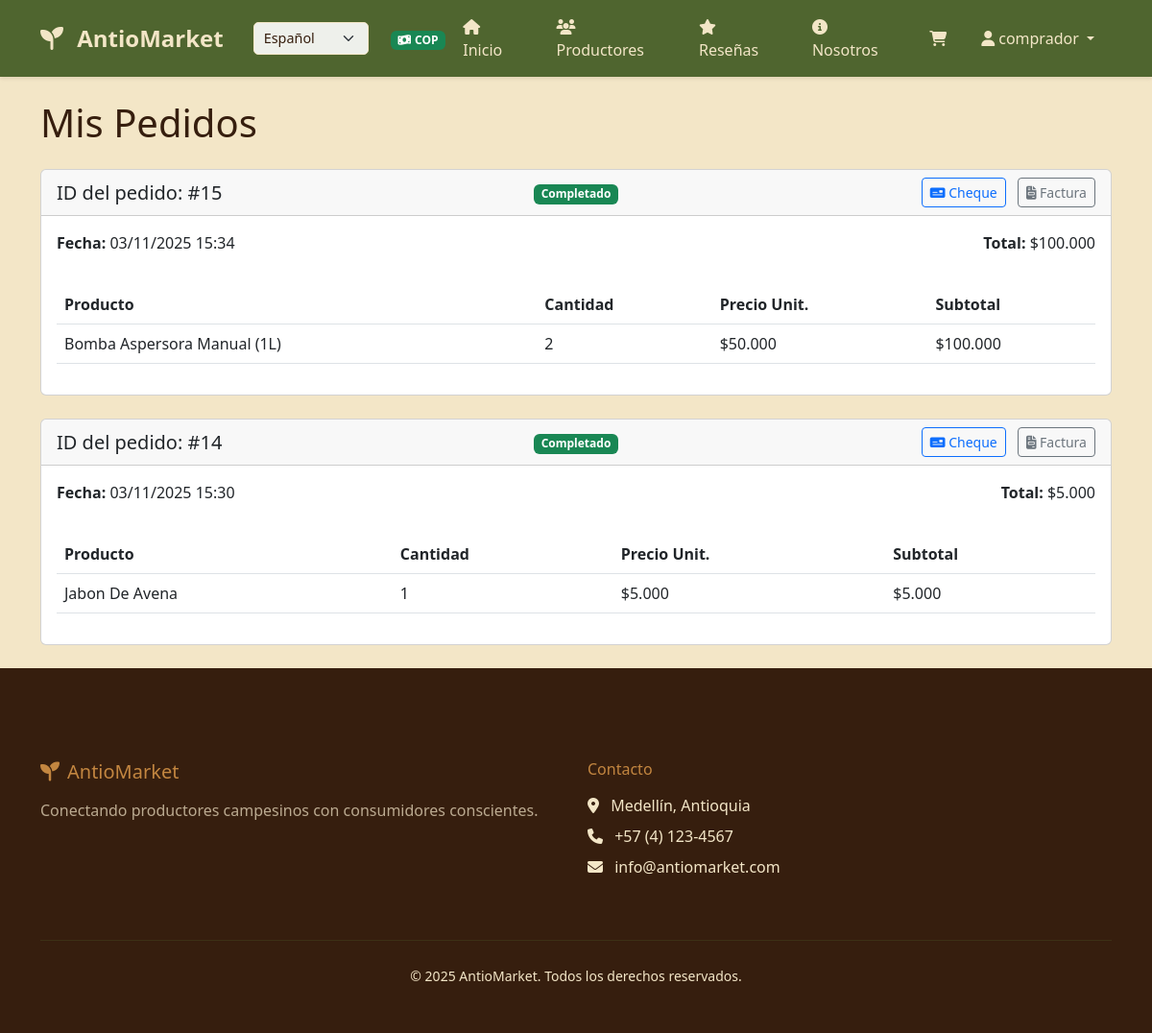
The app's page /es/pedidos/mis-pedidos/ (signed in), older data.
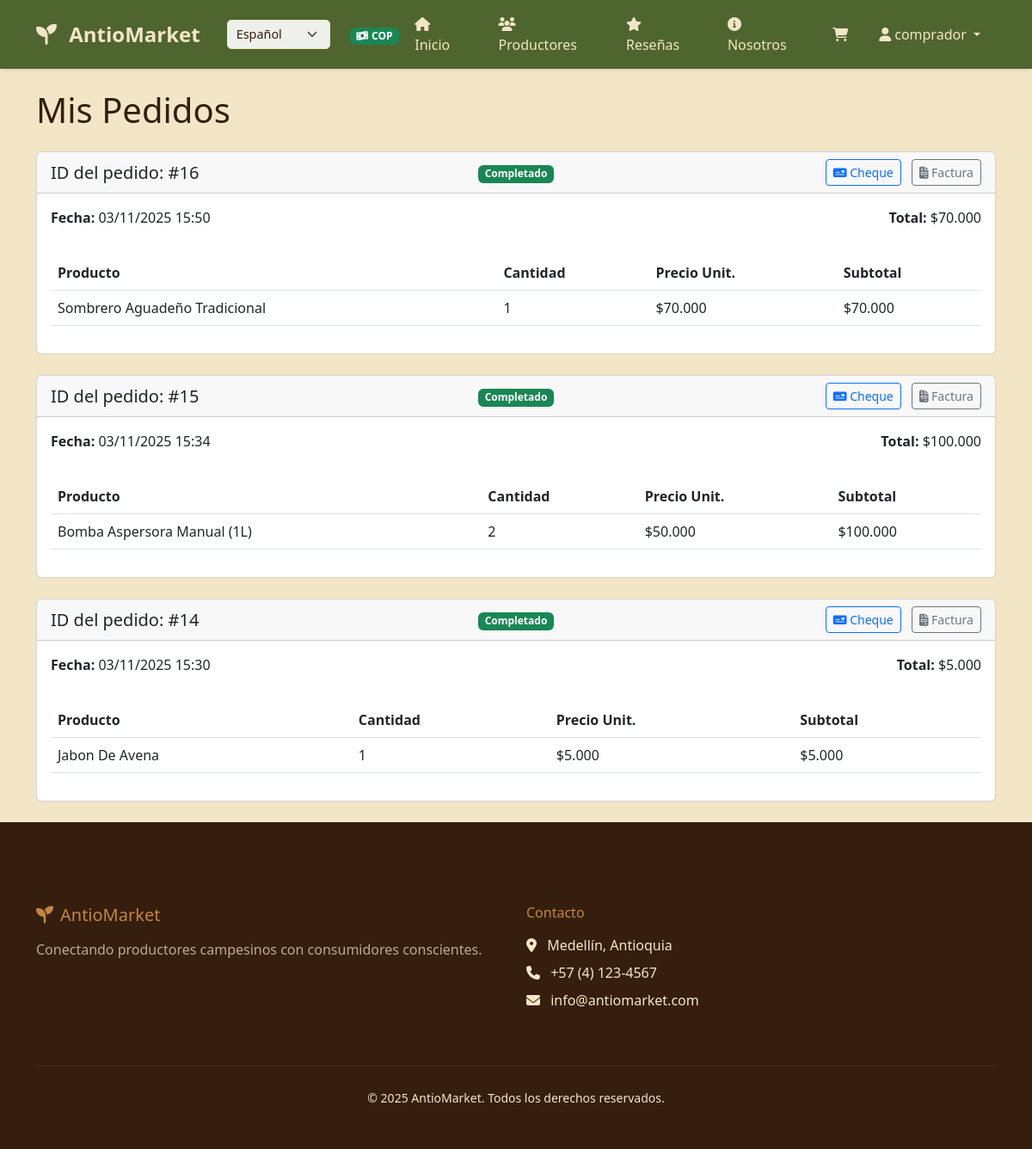
The same page, newer data.
### pedidos/models.py (models this page shows, shortened)
class Pedido(models.Model):
    ESTADO_CHOICES = [
        ('pendiente', 'Pendiente'),
        ('completado', 'Completado'),
        ('cancelado', 'Cancelado'),
    ]
    cliente = models.ForeignKey('cuentas.CuentaCliente', on_delete=models.CASCADE)
    fecha_creacion = models.DateTimeField(auto_now_add=True)
    estado = models.CharField(max_length=20, choices=ESTADO_CHOICES, default='pendiente')
    total = models.DecimalField(max_digits=10, decimal_places=2)

class DetallePedido(models.Model):
    pedido = models.ForeignKey(Pedido, on_delete=models.CASCADE, related_name='detalles')
    producto = models.ForeignKey(Producto, on_delete=models.CASCADE)
    cantidad = models.PositiveIntegerField()
    precio_unitario = models.DecimalField(max_digits=10, decimal_places=2)
    subtotal = models.DecimalField(max_digits=10, decimal_places=2)

### productos/models.py (models this page shows, shortened)
class Producto(models.Model):
    vendedor = models.ForeignKey("cuentas.CuentaVendedor", on_delete=models.CASCADE)
    nombre = models.CharField(max_length=100)
    descripcion = models.TextField()
    precio = models.DecimalField(max_digits=10, decimal_places=2)
    stock = models.IntegerField()
    categoria = models.CharField(max_length=50)
    imagen = models.ImageField(upload_to='productos/', blank=True, null=True, default='default.jpg')

### pedidos/views.py (the view)
# urls.py: path('mis-pedidos/', views.MisPedidosView.as_view(), name='mis_pedidos'),
class MisPedidosView(LoginRequiredMixin, UserPassesTestMixin, ListView):
    template_name = 'pedidos/mis_pedidos.html'
    context_object_name = 'pedidos'
    def test_func(self):
        return hasattr(self.request.user, 'cuentacliente')
    def get_queryset(self):
        return Pedido.objects.filter(
            cliente=self.request.user.cuentacliente
        ).order_by('-fecha_creacion')

### productos/context_processors.py (called while the page is built)
def currency_context(request):
    current_language = get_language()
    currency = 'USD' if current_language == 'en' else 'COP'
    return {
        'CURRENT_CURRENCY': currency,
        'CURRENCY_SYMBOL': CurrencyService.get_currency_symbol(currency),
        'currency_service': CurrencyService,
    }

### productos/currency_service.py (called while the page is built, shortened)
    @staticmethod
    def convert_price(price_cop, target_currency='USD'):
        if target_currency == 'COP':
            return Decimal(str(price_cop))

    @staticmethod
    def get_currency_symbol(currency_code):
        symbols = {
            'COP': '$',
            'USD': 'US$',
            'EUR': '€',
            'GBP': '£'
        }
        return symbols.get(currency_code, currency_code)

    @staticmethod
    def format_price(price, currency_code):
        symbol = CurrencyService.get_currency_symbol(currency_code)
        price_decimal = Decimal(str(price))
        if currency_code == 'COP':
            return f"{symbol}{price_decimal:,.0f}".replace(',', '.')
        else:
            return f"{symbol}{price_decimal:,.2f}"

### pedidos/templates/pedidos/mis_pedidos.html (shortened to what this page needs)
{% extends 'base.html' %}
{% load i18n %}
{% load currency_tags %}
{% block content %}
<div class="container mt-4">
    <h1 class="mb-4">{% trans "Mis Pedidos" %}</h1>
    {% if pedidos %}
        {% for pedido in pedidos %}
            <div class="card mb-4">
                <div class="card-header">
                    <div class="row align-items-center">
                        <div class="col-md-4">
                            <h5 class="mb-0">{% trans "ID del pedido:" %} #{{ pedido.id }}</h5>
                        </div>
                        <div class="col-md-4 text-center">
                            <span class="badge {% if pedido.estado == 'pendiente' %}bg-warning{% elif pedido.estado == 'completado' %}bg-success{% else %}bg-danger{% endif %}">
                                {{ pedido.get_estado_display }}
                            </span>
                        </div>
                        <div class="col-md-4 text-end">
                            <a href="{% url 'pedidos:descargar_comprobante' pedido.id 'cheque' %}"
                               class="btn btn-outline-primary btn-sm">
                                <i class="fas fa-money-check"></i> {% trans "Cheque" %}
                            </a>
                            <a href="{% url 'pedidos:descargar_comprobante' pedido.id 'factura' %}"
                               class="btn btn-outline-secondary btn-sm ms-2">
                                <i class="fas fa-file-invoice"></i> {% trans "Factura" %}
                            </a>
                        </div>
                    </div>
                </div>
                <div class="card-body">
                    <div class="row">
                        <div class="col-md-6">
                            <p><strong>{% trans "Fecha:" %}</strong> {{ pedido.fecha_creacion|date:"d/m/Y H:i" }}</p>
                        </div>
                        <div class="col-md-6 text-md-end">
                            <p><strong>{% trans "Total:" %}</strong> {% display_price pedido.total CURRENT_CURRENCY %}</p>
                        </div>
                    </div>
                    <div class="table-responsive mt-3">
                        <table class="table">
                            <thead>
                                <tr>
                                    <th>{% trans "Producto" %}</th>
                                    <th>{% trans "Cantidad" %}</th>
                                    <th>{% trans "Precio Unit." %}</th>
                                    <th>{% trans "Subtotal" %}</th>
                                </tr>
                            </thead>
                            <tbody>
                                {% for detalle in pedido.detalles.all %}
                                    <tr>
                                        <td>{{ detalle.producto.nombre }}</td>
                                        <td>{{ detalle.cantidad }}</td>
                                        <td>{% display_price detalle.precio_unitario CURRENT_CURRENCY %}</td>
                                        <td>{% display_price detalle.subtotal CURRENT_CURRENCY %}</td>
                                    </tr>
                                {% endfor %}
                            </tbody>
                        </table>
                    </div>
                </div>
            </div>
        {% endfor %}
    {% else %}
        <div class="alert alert-info">
            <p class="mb-0">{% trans "Aún no has realizado ningún pedido." %}</p>
        </div>
    {% endif %}
</div>
{% endblock %}

Row changes from the older to the newer data that the page shows:
added Pedido: id "16", estado "Completado", fecha_creacion "03/11/2025 15:50", total "$70.000"
added DetallePedido: producto.nombre "Sombrero Aguadeño Tradicional", cantidad "1", precio_unitario "$70.000", subtotal "$70.000", shown under "ID del pedido:"
